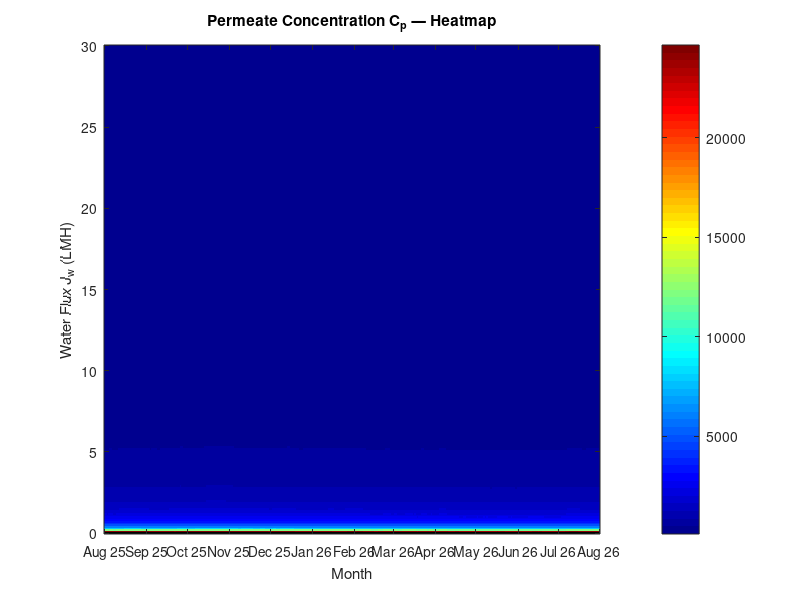
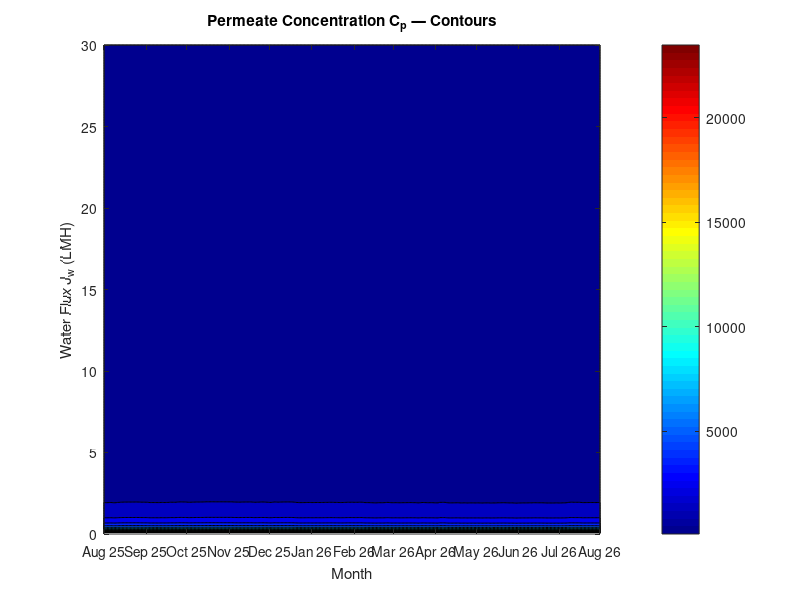
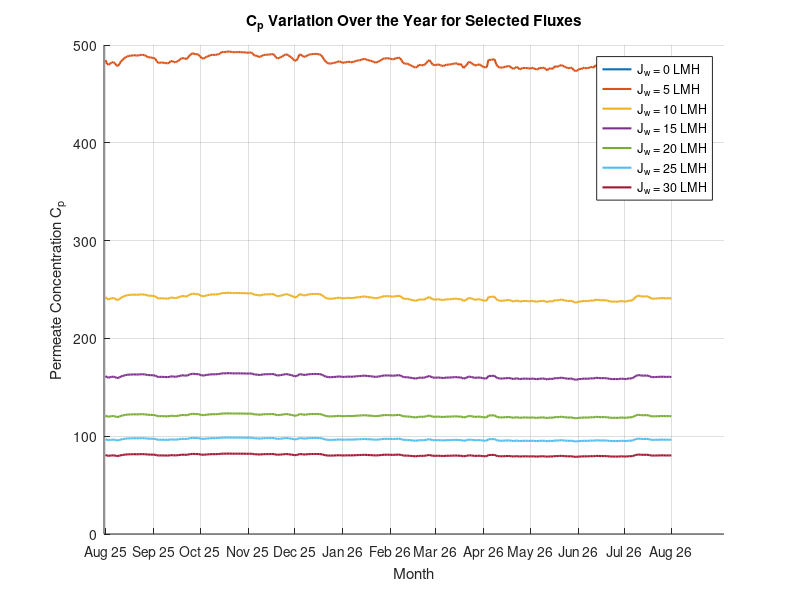

Write the MATLAB code that produced these figures, in order.
%% Obselet file
load('C_p_finder.mat', 'C_p_block', 'J_w');

month_ticks = [1 32 62 93 123 154 185 214 245 275 306 336 366];
month_labels = {'Aug 25','Sep 25','Oct 25','Nov 25','Dec 25','Jan 26',...
                'Feb 26','Mar 26','Apr 26','May 26','Jun 26','Jul 26','Aug 26'};

%% =======================================================================
%% Figure 1: Heatmap (imagesc)
%% =======================================================================
figure('Name','Cp Heatmap','Position',[100 100 900 400]);
imagesc(1:366, J_w, C_p_block);   % C_p_block is 301 × 366
axis xy;
colorbar;
colormap(jet);

xticks(month_ticks); xticklabels(month_labels);
xlabel('Month');
ylabel('Water Flux J_w (LMH)');
title('Permeate Concentration C_p — Heatmap');

%% =======================================================================
%% Figure 2: Contour Plot
%% =======================================================================
figure('Name','Cp Contour','Position',[200 200 900 400]);
contourf(1:366, J_w, C_p_block, 20);
hold on;
% Optional: highlight a quality threshold (e.g., 500 ppm or whatever your limit is)
% contour(1:366, J_w, C_p_block, [500 500], 'k-', 'LineWidth', 1.5);
hold off;

colorbar;
colormap(jet);

xticks(month_ticks); xticklabels(month_labels);
xlabel('Month');
ylabel('Water Flux J_w (LMH)');
title('Permeate Concentration C_p — Contours');

%% =======================================================================
%% Figure 3: Selected Flux Curves
%% =======================================================================
figure('Name','Cp Line Curves','Position',[300 300 900 400]);
hold on;

flux_picks = [0, 5, 10, 15, 20, 25, 30];
colors = lines(length(flux_picks));

for k = 1:length(flux_picks)
    idx = find(J_w == flux_picks(k));
    plot(1:366, C_p_block(idx, :), 'Color', colors(k,:), ...
         'LineWidth', 1.5, 'DisplayName', sprintf('J_w = %.0f LMH', flux_picks(k)));
end
hold off;

xticks(month_ticks); xticklabels(month_labels);
xlabel('Month');
ylabel('Permeate Concentration C_p');
title('C_p Variation Over the Year for Selected Fluxes');
legend('Location', 'best');
grid on;
